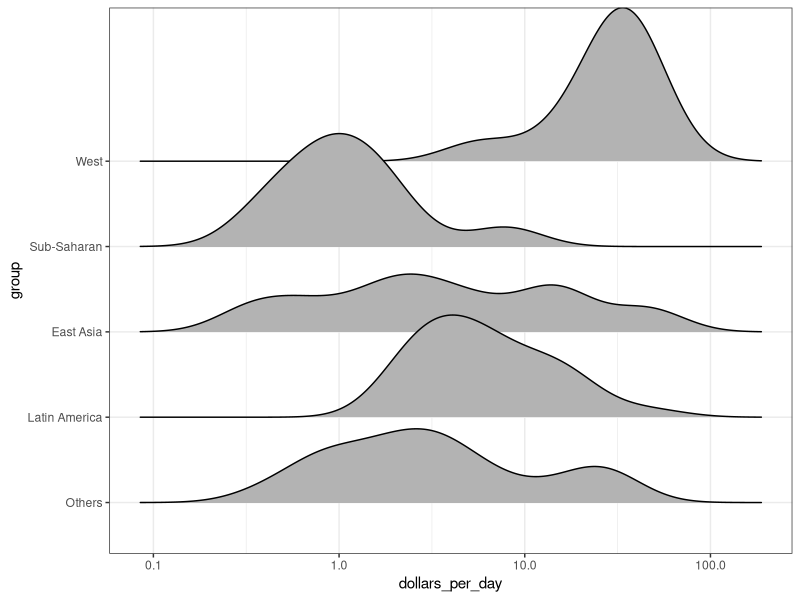
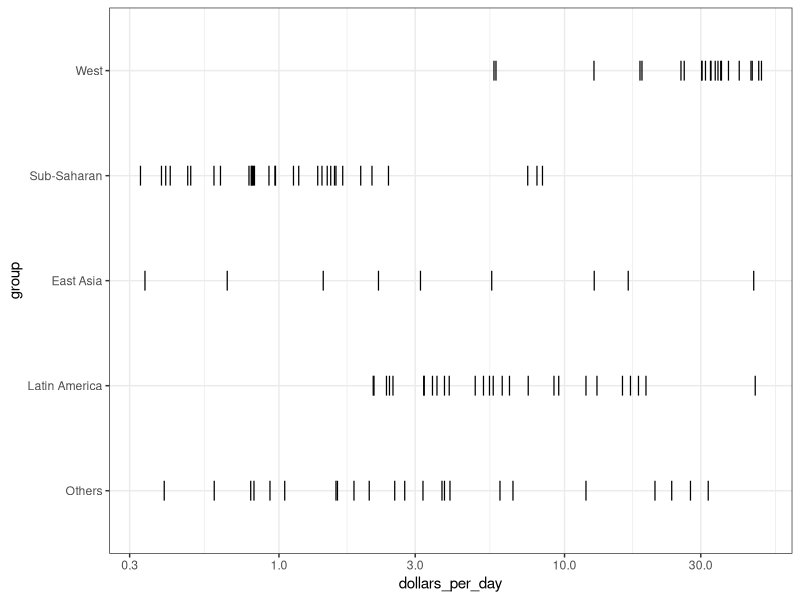
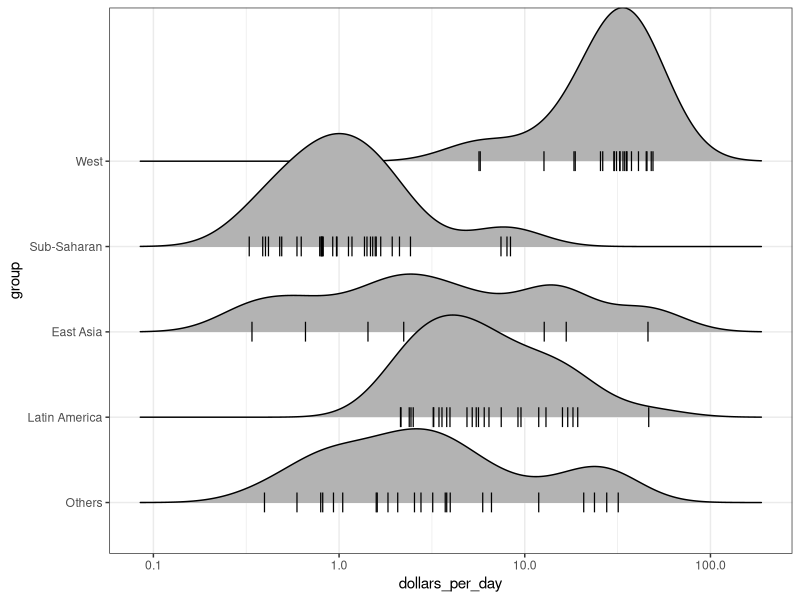
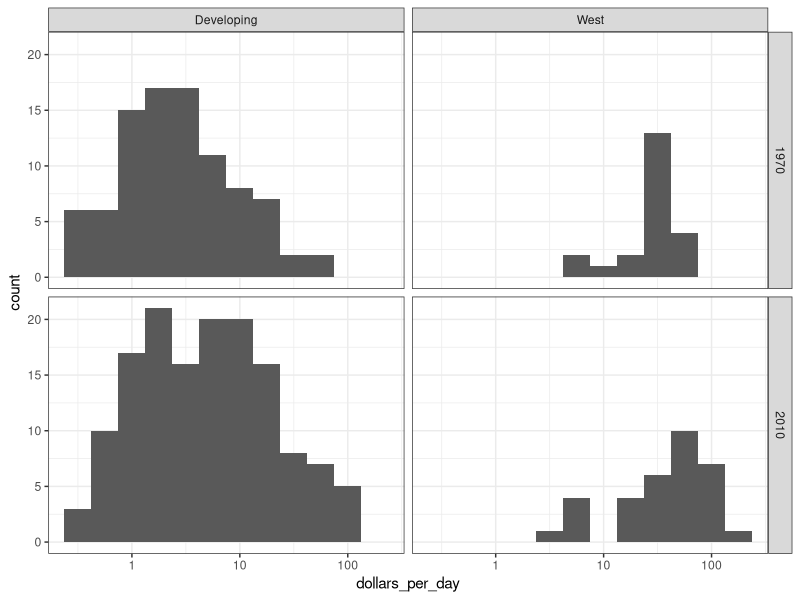
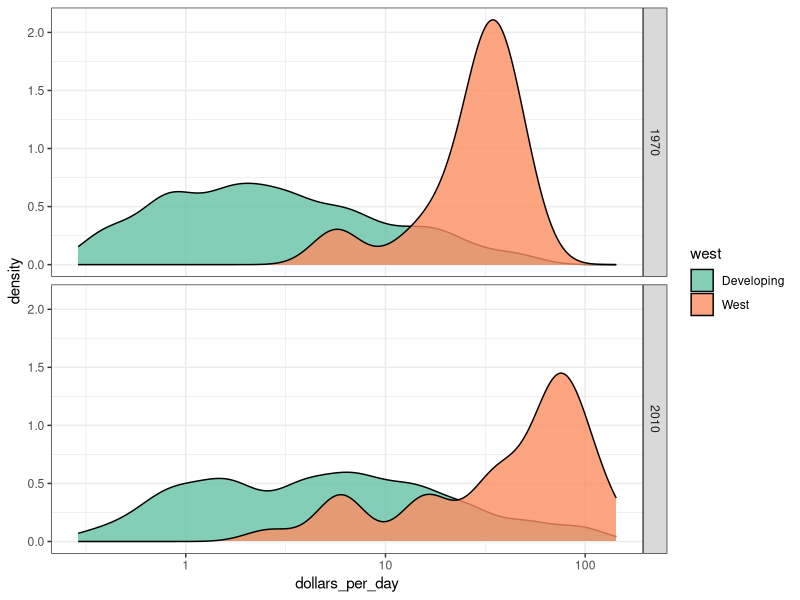
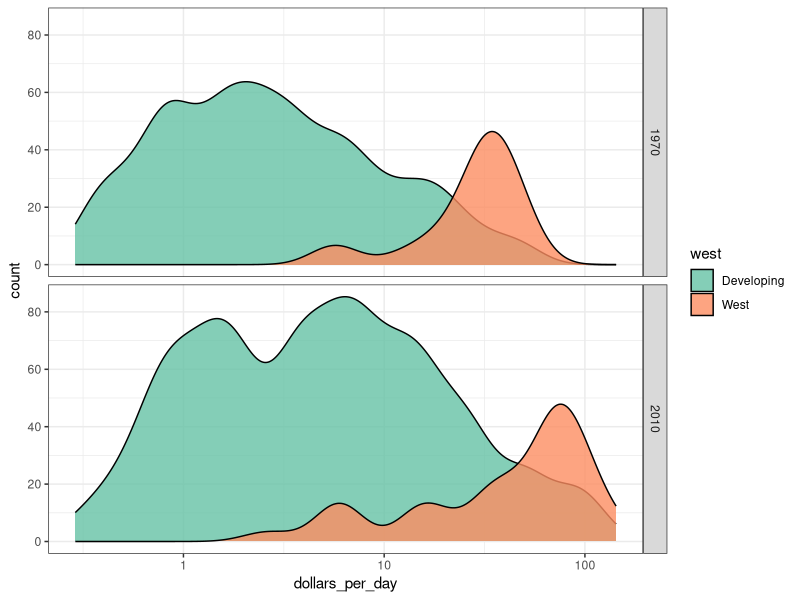
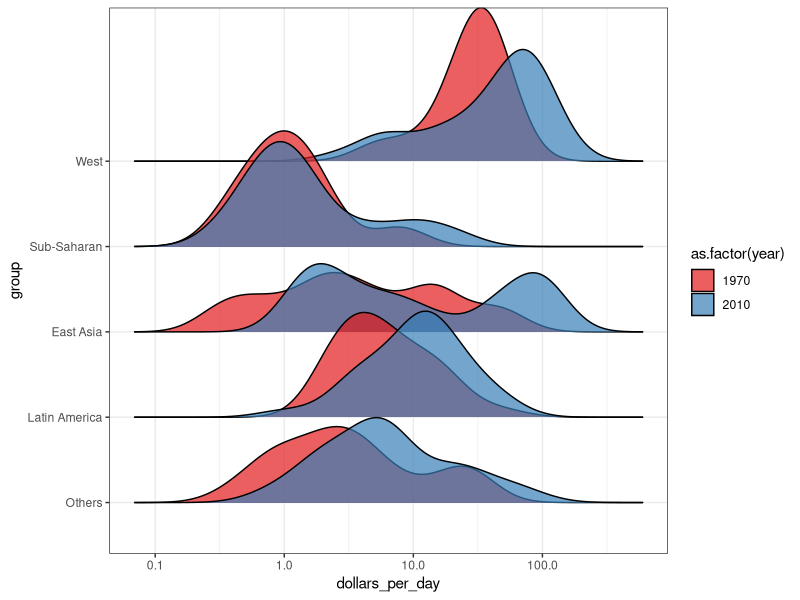
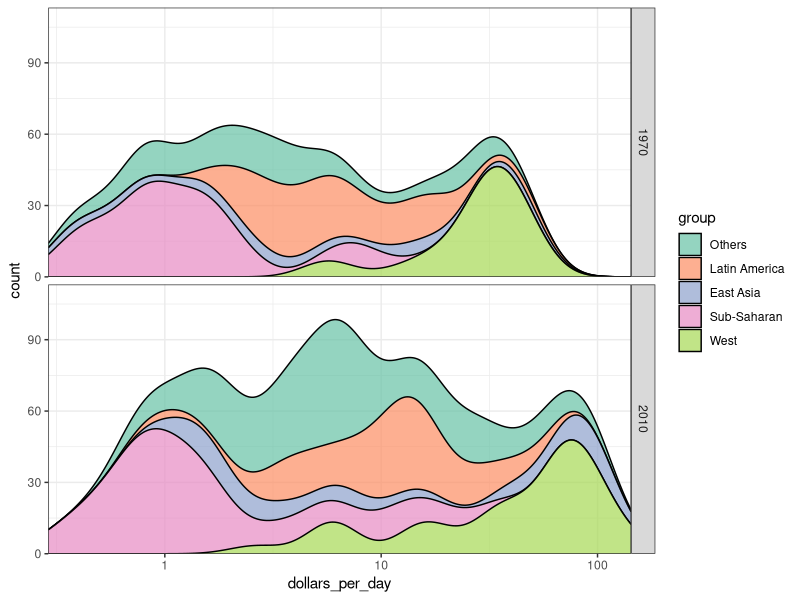

R code for these plots, in order:
## ---- chunk 1
knitr::opts_chunk$set(cache = FALSE, message = FALSE, warning = FALSE, echo = TRUE)
## ---- chunk 2
library("dplyr")
library("dslabs")
library("ggplot2")
library("ggridges")
theme_set(theme_bw())
## ---- chunk 3
data(gapminder)
gapminder <- gapminder %>%
  mutate(
    dollars_per_day = (gdp / population) / 365,
    group = case_when(
      region %in% c("Western Europe", "Northern Europe","Southern Europe",  "Northern America",  "Australia and New Zealand") ~ "West",
      region %in% c("Eastern Asia", "South-Eastern Asia") ~ "East Asia",
      region %in% c("Caribbean", "Central America",  "South America") ~ "Latin America",
      continent == "Africa" &  region != "Northern Africa" ~ "Sub-Saharan", 
      TRUE ~ "Others"
    ),
    group = factor(group, levels = c("Others", "Latin America",  "East Asia", "Sub-Saharan", "West")),
    west = ifelse(group == "West", "West", "Developing")
  )
## ---- chunk 4
past_year <- 1970
gapminder_subset <- gapminder %>%
  filter(year == past_year, !is.na(dollars_per_day))

ggplot(gapminder_subset, aes(dollars_per_day, group)) +  
  geom_density_ridges() +
  scale_x_log10()
## ---- chunk 5
ggplot(gapminder_subset, aes(dollars_per_day, group)) +
  geom_point(shape = "|", size = 5) +
  scale_x_log10()
## ---- chunk 6
ggplot(gapminder_subset, aes(dollars_per_day, group)) +
  geom_density_ridges(
    jittered_points = TRUE, 
    position = position_points_jitter(height = 0),
    point_shape = '|', point_size = 5
  ) +
  scale_x_log10()
## ---- chunk 7
past_year <- 1970
present_year <- 2010
years <- c(past_year, present_year)

gapminder_subset <- gapminder %>%
  filter(year %in% years, !is.na(dollars_per_day))

ggplot(gapminder_subset, aes(dollars_per_day)) +
  geom_histogram(binwidth = 0.25) +
  scale_x_log10() +
  facet_grid(year ~ west)
## ---- chunk 8
ggplot(gapminder_subset, aes(dollars_per_day, fill = west)) +
  geom_density(alpha = 0.8, bw = 0.12) +
  scale_x_log10() +
  scale_fill_brewer(palette = "Set2") +
  facet_grid(year ~ .)
## ---- chunk 9
ggplot(gapminder_subset, aes(dollars_per_day, y = ..count.., fill = west)) +
  geom_density(alpha = 0.8, bw = 0.12) +
  scale_x_log10() +
  scale_fill_brewer(palette = "Set2") +
  facet_grid(year ~ .)
## ---- chunk 10
ggplot(gapminder_subset, aes(dollars_per_day, y = group, fill = as.factor(year))) +
  geom_density_ridges(alpha = 0.7) +
  scale_fill_brewer(palette = "Set1") +
  scale_x_log10()
## ---- chunk 11
ggplot(gapminder_subset, aes(dollars_per_day, fill = group, y = ..count..)) +
  geom_density(alpha = 0.7, bw = .12, position = "stack") +
  scale_fill_brewer(palette = "Set2") +
  scale_x_log10(expand = c(0, 0)) +
  scale_y_continuous(expand = c(0, 0, 0.15, 0)) +
  facet_grid(year ~ .)
